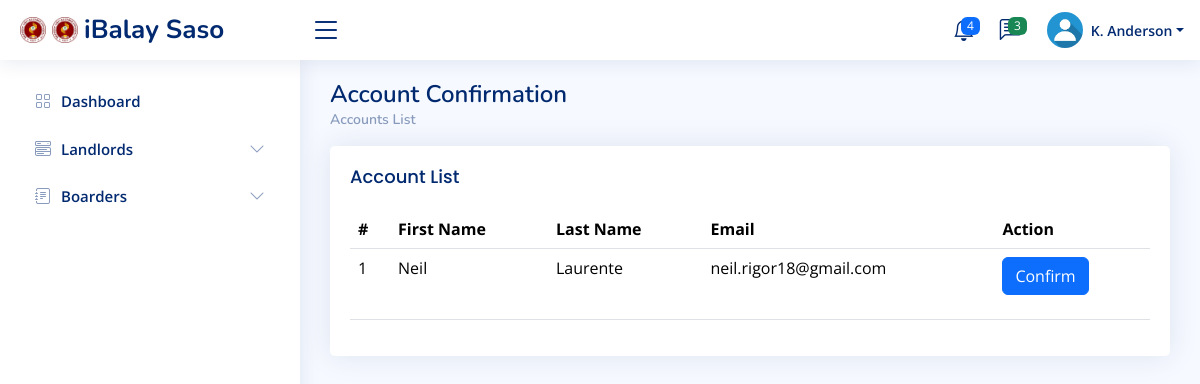
/saso/landlords/list_of_landlords.php, run on the app's committed database.
### tables this page shows
CREATE TABLE `landlord_acc` (
  `landlord_id` int(11) NOT NULL,
  `first_name` varchar(50) NOT NULL,
  `last_name` varchar(50) NOT NULL,
  `email` varchar(100) NOT NULL,
  `password` varchar(255) NOT NULL,
  `phone_number` varchar(15) DEFAULT NULL,
  `address` varchar(255) DEFAULT NULL,
  `approval_status` int(11) DEFAULT 0
);

### saso/landlords/views/landlords-show.php (the view)
<main id="main" class="main">
    <div class="pagetitle">
        <h1>Account Confirmation</h1>
        <nav>
            <ol class="breadcrumb">
                <li class="breadcrumb-item"><a href="#">Accounts List</a></li>
            </ol>
        </nav>
    </div>
    <div class="card">
        <div class="card-body">
            <h5 class="card-title">Account List</h5>
            <table class="table datatable">
                <thead>
                    <tr>
                        <th>#</th>
                        <th>First Name</th>
                        <th>Last Name</th>
                        <th>Email</th>
                        <th>Action</th>
                    </tr>
                </thead>
                <tbody>
                    <?php
                    include('../../database/config.php');
                    $sql = "SELECT `first_name`, `last_name`, `email` FROM `landlord_acc` WHERE `approval_status` = 0";
                    $result = mysqli_query($conn, $sql);
                    if (mysqli_num_rows($result) > 0) {
                        $count = 1;
                        while ($row = mysqli_fetch_assoc($result)) {
                            echo "<tr>";
                            echo "<td>" . $count++ . "</td>";
                            echo "<td>" . $row['first_name'] . "</td>";
                            echo "<td>" . $row['last_name'] . "</td>";
                            echo "<td>" . $row['email'] . "</td>";
                            echo "<td>
                                    <form method='post' action='views/tasks/accounts_save.php'>
                                        <input type='hidden' name='email' value='" . $row['email'] . "'>
                                        <button type='submit' class='btn btn-primary' name='confirm'>Confirm</button>
                                    </form>
                                  </td>";
                            echo "</tr>";
                        }
                    } else {
                        echo "<tr><td colspan='5'>No landlord accounts pending confirmation!</td></tr>";
                    }
                    ?>
                </tbody>
            </table>
        </div>
    </div>
</main>

### assets/css/style.css (style rules this page uses)
:root { scroll-behavior: smooth; }
body { font-family: "Open Sans", sans-serif; background: #f6f9ff; color: #444444; }
a { color: #4154f1; text-decoration: none; }
h1, h2, h3, h4, h5, h6 { font-family: "Nunito", sans-serif; }
#main { margin-top: 60px; padding: 20px 30px; transition: all 0.3s; }
.pagetitle { margin-bottom: 10px; }
.pagetitle h1 { font-size: 24px; margin-bottom: 0; font-weight: 600; color: #012970; }
.card { margin-bottom: 30px; border: none; border-radius: 5px; box-shadow: 0px 0 30px rgba(1, 41, 112, 0.1); }
.card-title { padding: 20px 0 15px 0; font-size: 18px; font-weight: 500; color: #012970; font-family: "Poppins", sans-serif; }
.card-body { padding: 0 20px 20px 20px; }
.breadcrumb { font-size: 14px; font-family: "Nunito", sans-serif; color: #899bbd; font-weight: 600; }
.breadcrumb a { color: #899bbd; transition: 0.3s; }
.breadcrumb .breadcrumb-item::before { color: #899bbd; }
@media (min-width: 1200px) { #main, #footer { margin-left: 300px; } }

### data on the page
landlord_acc: first_name "Neil", last_name "Laurente", email "neil.rigor18@gmail.com"
